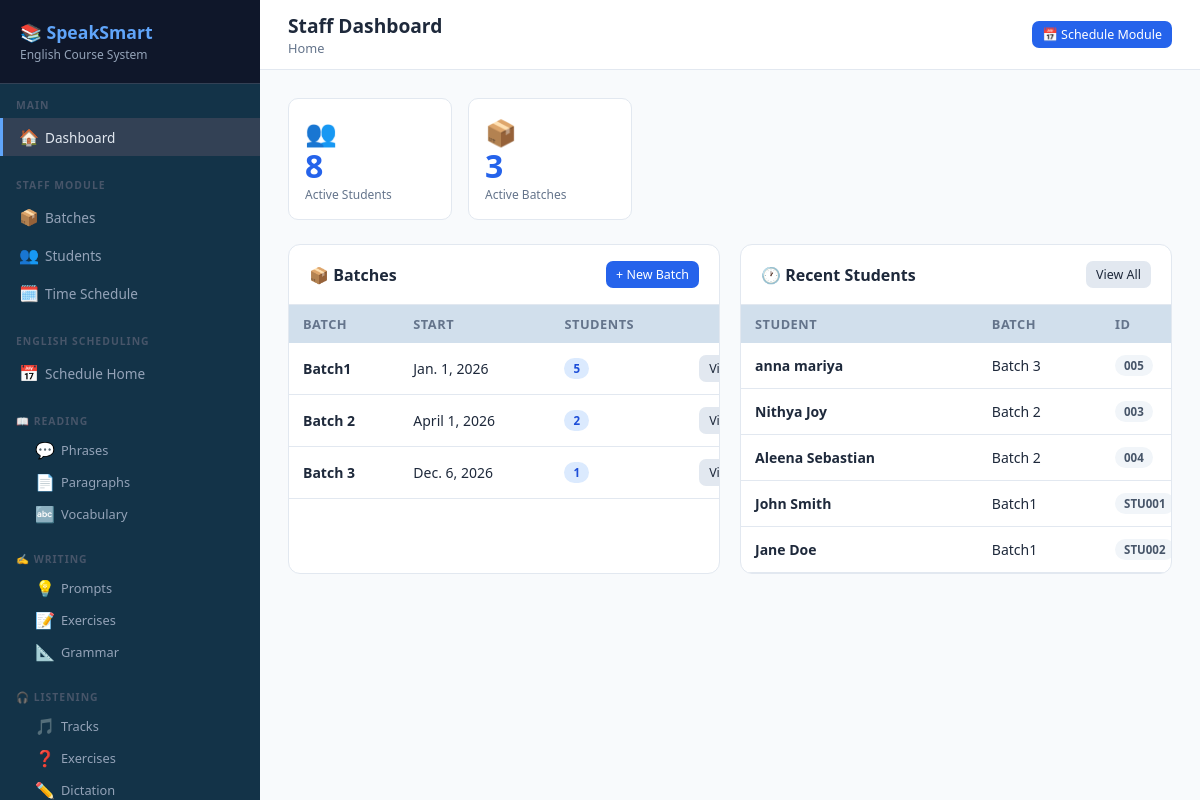
The page /staff/dashboard/ (signed in) on the database its author committed.
### staff/models.py (models this page shows, shortened)
class Batch(models.Model):
    name = models.CharField(max_length=100)
    description = models.TextField(blank=True)
    start_date = models.DateField()
    end_date = models.DateField(null=True, blank=True)
    created_by = models.ForeignKey(User, on_delete=models.SET_NULL, null=True)
    created_at = models.DateTimeField(auto_now_add=True)
    is_active = models.BooleanField(default=True)
    def student_count(self):
        return self.students.count()

class Student(models.Model):
    GENDER_CHOICES = [('M', 'Male'), ('F', 'Female'), ('O', 'Other')]
    user = models.OneToOneField(User, on_delete=models.CASCADE, related_name='student_profile', null=True, blank=True)
    student_id = models.CharField(max_length=20, unique=True)
    first_name = models.CharField(max_length=100)
    last_name = models.CharField(max_length=100)
    email = models.EmailField(unique=True)
    phone = models.CharField(max_length=15, blank=True)
    gender = models.CharField(max_length=1, choices=GENDER_CHOICES, blank=True)
    date_of_birth = models.DateField(null=True, blank=True)
    batch = models.ForeignKey(Batch, on_delete=models.SET_NULL, null=True, related_name='students')
    enrolled_date = models.DateField(auto_now_add=True)
    is_active = models.BooleanField(default=True)
    def get_full_name(self):
        return f"{self.first_name} {self.last_name}"

### staff/views.py (the view)
# urls.py: path('', views.scheduling_dashboard, name='dashboard'),
@login_required
def dashboard(request):
    if not request.user.is_staff:
        return redirect('staff:student_portal')
    today          = date.today()
    total_students = Student.objects.filter(is_active=True).count()
    total_batches  = Batch.objects.filter(is_active=True).count()
    recent_students = Student.objects.order_by('-enrolled_date')[:5]
    batches         = Batch.objects.filter(is_active=True)
    today_classes   = ClassSchedule.objects.filter(date=today).select_related('batch').order_by('start_time')
    upcoming        = ClassSchedule.objects.filter(date__gt=today, status='scheduled') \
                                           .select_related('batch').order_by('date', 'start_time')[:5]
    return render(request, 'staff/dashboard.html', {
        'total_students':  total_students,
        'total_batches':   total_batches,
        'recent_students': recent_students,
        'batches':         batches,
        'today_classes':   today_classes,
        'upcoming_classes': upcoming,
        'today':           today,
    })

### staff/templates/staff/dashboard.html (shortened to what this page needs)
{% extends "base.html" %}
{% block page_title %}Staff Dashboard{% endblock %}
{% block topbar_actions %}<a href="{% url 'scheduling:dashboard' %}" class="btn btn-primary btn-sm">📅 Schedule Module</a>{% endblock %}
{% block content %}
<div class="stats-grid">
    <div class="stat-card">
        <div class="icon-big">👥</div>
        <div class="num">{{ total_students }}</div>
        <div class="label">Active Students</div>
    </div>
    <div class="stat-card">
        <div class="icon-big">📦</div>
        <div class="num">{{ total_batches }}</div>
        <div class="label">Active Batches</div>
    </div>
</div>
<div style="display:grid;grid-template-columns:1fr 1fr;gap:20px">
    <div class="card">
        <div class="card-header">
            <h3>📦 Batches</h3>
            <a href="{% url 'staff:batch_create' %}" class="btn btn-primary btn-sm">+ New Batch</a>
        </div>
        <div class="card-body" style="padding:0">
            <table>
                <thead><tr><th>Batch</th><th>Start</th><th>Students</th><th></th></tr></thead>
                <tbody>
                {% for batch in batches %}
                <tr>
                    <td><strong>{{ batch.name }}</strong></td>
                    <td>{{ batch.start_date }}</td>
                    <td><span class="badge badge-primary">{{ batch.student_count }}</span></td>
                    <td><a href="{% url 'staff:batch_students' batch.pk %}" class="btn btn-secondary btn-sm">View</a></td>
                </tr>
                {% empty %}
                <tr><td colspan="4" style="text-align:center;color:#94a3b8;padding:30px">No batches yet</td></tr>
                {% endfor %}
                </tbody>
            </table>
        </div>
    </div>
    <div class="card">
        <div class="card-header">
            <h3>🕐 Recent Students</h3>
            <a href="{% url 'staff:student_list' %}" class="btn btn-secondary btn-sm">View All</a>
        </div>
        <div class="card-body" style="padding:0">
            <table>
                <thead><tr><th>Student</th><th>Batch</th><th>ID</th></tr></thead>
                <tbody>
                {% for s in recent_students %}
                <tr>
                    <td><strong>{{ s.get_full_name }}</strong></td>
                    <td>{{ s.batch.name|default:"—" }}</td>
                    <td><span class="badge badge-secondary">{{ s.student_id }}</span></td>
                </tr>
                {% empty %}
                <tr><td colspan="3" style="text-align:center;color:#94a3b8;padding:30px">No students yet</td></tr>
                {% endfor %}
                </tbody>
            </table>
        </div>
    </div>
</div>
{% endblock %}

### templates/base.html (style rules this page uses)
* { box-sizing: border-box; margin: 0; padding: 0; }
:root { --primary: #2563eb; --primary-dark: #1d4ed8; --secondary: #7c3aed; --success: #16a34a; --warning: #d97706; --danger: #dc2626; --bg: #f8fafc; --card: #ffffff; --border: #e2e8f0; --text: #1e293b; --muted: #64748b; --sidebar-w: 260px; }
body { font-family: 'Segoe UI', sans-serif; background: var(--bg); color: var(--text); display: flex; min-height: 100vh; }
.card { background: var(--card); border-radius: 12px; border: 1px solid var(--border); overflow: hidden; margin-bottom: 20px; }
.card-header { padding: 16px 20px; border-bottom: 1px solid var(--border); display: flex; align-items: center; justify-content: space-between; flex-wrap: wrap; gap: 10px; }
.card-header h3 { font-size: 1rem; font-weight: 600; }
.card-body { padding: 20px; }
.stats-grid { display: grid; grid-template-columns: repeat(auto-fill, minmax(150px, 1fr)); gap: 16px; margin-bottom: 24px; }
.stat-card { background: var(--card); border-radius: 10px; border: 1px solid var(--border); padding: 16px; }
.stat-card .num { font-size: 2rem; font-weight: 700; color: var(--primary); line-height: 1; }
.stat-card .label { font-size: 0.75rem; color: var(--muted); margin-top: 4px; }
.stat-card .icon-big { font-size: 1.6rem; }
table { width: 100%; border-collapse: collapse; font-size: 0.875rem; min-width: 500px; }
th { background: #d1dfec; padding: 10px 14px; text-align: left; font-weight: 600; font-size: 0.8rem; color: var(--muted); text-transform: uppercase; letter-spacing: 0.5px; white-space: nowrap; }
td { padding: 12px 14px; border-bottom: 1px solid var(--border); vertical-align: middle; }
.btn { display: inline-flex; align-items: center; gap: 6px; padding: 8px 14px; border-radius: 7px; font-size: 0.85rem; font-weight: 500; cursor: pointer; border: none; text-decoration: none; transition: all 0.15s; white-space: nowrap; }
.btn-primary { background: var(--primary); color: white; }
.btn-secondary { background: #e2e8f0; color: var(--text); }
.btn-sm { padding: 5px 10px; font-size: 0.78rem; }
.badge { display: inline-block; padding: 3px 9px; border-radius: 20px; font-size: 0.72rem; font-weight: 600; white-space: nowrap; }
.badge-primary { background: #dbeafe; color: #1d4ed8; }
.badge-secondary { background: #f1f5f9; color: #475569; }

### rows shown on the page
Batch: name "Batch1", start_date "Jan. 1, 2026", student_count "5"
Batch: name "Batch 2", start_date "April 1, 2026", student_count "2"
Batch: name "Batch 3", start_date "Dec. 6, 2026", student_count "1"
Student: get_full_name "anna mariya", batch.name "Batch 3", student_id "005"
Student: get_full_name "Nithya Joy", batch.name "Batch 2", student_id "003"
Student: get_full_name "Aleena Sebastian", batch.name "Batch 2", student_id "004"
Student: get_full_name "John Smith", batch.name "Batch1", student_id "STU001"
Student: get_full_name "Jane Doe", batch.name "Batch1", student_id "STU002"

### other values the page prints
{{ total_students }} "8"
{{ total_batches }} "3"
